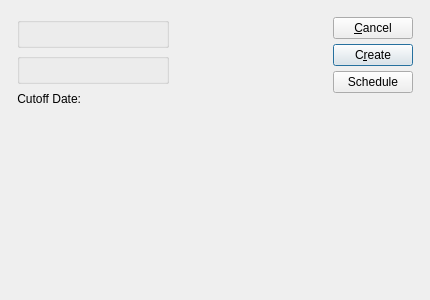
<?xml version="1.0" encoding="UTF-8"?>
<ui version="4.0">
 <comment>This file is part of the xtmfg Package for xTuple ERP,
and is Copyright (c) 1999-2014 by OpenMFG LLC, d/b/a xTuple.  It
is licensed to you under the xTuple End-User License Agreement (&quot;the
EULA&quot;), the full text of which is available at www.xtuple.com/EULA.
While the EULA gives you access to source code and encourages your
involvement in the development process, this Package is not free
software.  By using this software, you agree to be bound by the
terms of the EULA.</comment>
 <class>runMPSByPlannerCode</class>
 <widget class="QDialog" name="runMPSByPlannerCode">
  <property name="geometry">
   <rect>
    <x>0</x>
    <y>0</y>
    <width>430</width>
    <height>300</height>
   </rect>
  </property>
  <property name="windowTitle">
   <string>Run MPS by Planner Code</string>
  </property>
  <layout class="QGridLayout" name="gridLayout">
   <item row="0" column="0">
    <layout class="QHBoxLayout" name="horizontalLayout">
     <property name="spacing">
      <number>12</number>
     </property>
     <property name="margin">
      <number>12</number>
     </property>
     <item>
      <layout class="QVBoxLayout">
       <property name="spacing">
        <number>0</number>
       </property>
       <item>
        <layout class="QVBoxLayout">
         <property name="spacing">
          <number>5</number>
         </property>
         <item>
          <widget class="ParameterGroup" name="_plannerCode">
           <property name="focusPolicy">
            <enum>Qt::StrongFocus</enum>
           </property>
           <property name="title">
            <string/>
           </property>
           <property name="fixedSize">
            <bool>false</bool>
           </property>
           <property name="type">
            <enum>ParameterGroup::PlannerCode</enum>
           </property>
          </widget>
         </item>
         <item>
          <layout class="QHBoxLayout">
           <property name="spacing">
            <number>0</number>
           </property>
           <item>
            <widget class="WarehouseGroup" name="_warehouse">
             <property name="focusPolicy">
              <enum>Qt::StrongFocus</enum>
             </property>
             <property name="title">
              <string/>
             </property>
             <property name="checked">
              <bool>false</bool>
             </property>
             <property name="fixedSize">
              <bool>false</bool>
             </property>
            </widget>
           </item>
          </layout>
         </item>
         <item>
          <layout class="QHBoxLayout">
           <property name="spacing">
            <number>5</number>
           </property>
           <item>
            <widget class="QLabel" name="_cutOffDateLit">
             <property name="text">
              <string>Cutoff Date:</string>
             </property>
             <property name="alignment">
              <set>Qt::AlignRight|Qt::AlignTrailing|Qt::AlignVCenter</set>
             </property>
            </widget>
           </item>
           <item>
            <layout class="QHBoxLayout">
             <property name="spacing">
              <number>0</number>
             </property>
             <item>
              <widget class="DLineEdit" name="_cutOffDate"/>
             </item>
             <item>
              <spacer>
               <property name="orientation">
                <enum>Qt::Horizontal</enum>
               </property>
               <property name="sizeType">
                <enum>QSizePolicy::Expanding</enum>
               </property>
               <property name="sizeHint" stdset="0">
                <size>
                 <width>0</width>
                 <height>20</height>
                </size>
               </property>
              </spacer>
             </item>
            </layout>
           </item>
          </layout>
         </item>
        </layout>
       </item>
       <item>
        <spacer>
         <property name="orientation">
          <enum>Qt::Vertical</enum>
         </property>
         <property name="sizeType">
          <enum>QSizePolicy::Expanding</enum>
         </property>
         <property name="sizeHint" stdset="0">
          <size>
           <width>20</width>
           <height>0</height>
          </size>
         </property>
        </spacer>
       </item>
      </layout>
     </item>
     <item>
      <spacer name="horizontalSpacer">
       <property name="orientation">
        <enum>Qt::Horizontal</enum>
       </property>
       <property name="sizeHint" stdset="0">
        <size>
         <width>0</width>
         <height>20</height>
        </size>
       </property>
      </spacer>
     </item>
     <item>
      <layout class="QVBoxLayout">
       <item>
        <widget class="QPushButton" name="_close">
         <property name="text">
          <string>&amp;Cancel</string>
         </property>
        </widget>
       </item>
       <item>
        <widget class="QPushButton" name="_create">
         <property name="enabled">
          <bool>true</bool>
         </property>
         <property name="focusPolicy">
          <enum>Qt::StrongFocus</enum>
         </property>
         <property name="text">
          <string>C&amp;reate</string>
         </property>
         <property name="default">
          <bool>true</bool>
         </property>
        </widget>
       </item>
       <item>
        <widget class="QPushButton" name="_submit">
         <property name="text">
          <string>Schedule</string>
         </property>
        </widget>
       </item>
       <item>
        <spacer>
         <property name="orientation">
          <enum>Qt::Vertical</enum>
         </property>
         <property name="sizeType">
          <enum>QSizePolicy::Expanding</enum>
         </property>
         <property name="sizeHint" stdset="0">
          <size>
           <width>20</width>
           <height>110</height>
          </size>
         </property>
        </spacer>
       </item>
      </layout>
     </item>
    </layout>
   </item>
  </layout>
 </widget>
 <layoutdefault spacing="5" margin="5"/>
 <pixmapfunction>qPixmapFromMimeSource</pixmapfunction>
 <customwidgets>
  <customwidget>
   <class>DLineEdit</class>
   <extends>QWidget</extends>
   <header>datecluster.h</header>
  </customwidget>
  <customwidget>
   <class>ParameterGroup</class>
   <extends>QGroupBox</extends>
   <header>parametergroup.h</header>
  </customwidget>
  <customwidget>
   <class>WarehouseGroup</class>
   <extends>QGroupBox</extends>
   <header>warehousegroup.h</header>
  </customwidget>
 </customwidgets>
 <tabstops>
  <tabstop>_plannerCode</tabstop>
  <tabstop>_warehouse</tabstop>
  <tabstop>_cutOffDate</tabstop>
  <tabstop>_create</tabstop>
  <tabstop>_submit</tabstop>
  <tabstop>_close</tabstop>
 </tabstops>
 <resources/>
 <connections/>
</ui>
